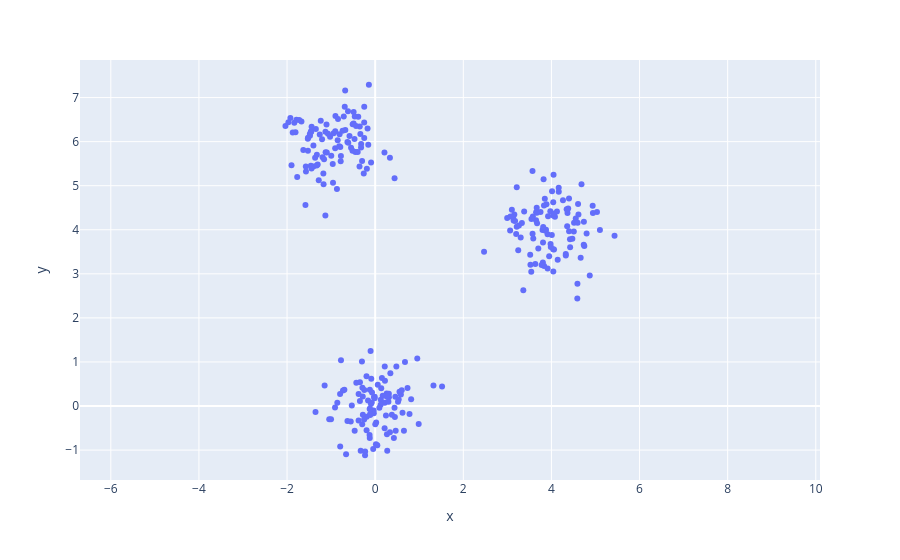

Source (notebook cell):
### Markdown cell above
### Special case of 0-dimensional Rips persistence

Note that in this setting, all vertices enter at $r=0$, so all connected components are born at 0. This means the only thing interesting about 0-dimensional Rips persistence is the distribution of death times.

### Code cell
P_clusters = gPC.Clusters(N = 300, centers = np.array([[0,0], [4,4], [-1,6]]), sd = .3)
fig = px.scatter(x=P_clusters[:,0],y=P_clusters[:,1])
fig.update_layout(yaxis_scaleanchor="x", yaxis_scaleratio=1)

### Figure 1 — Plotly figure (JSON) as saved in the notebook; plotly's stock layout.template omitted (floating-point values rounded to 4 significant figures; data arrays with more than 128 entries replaced by an {"elided": "..."} marker saying what was removed)
{"data": [{"hovertemplate": "x=%{x}<br>y=%{y}<extra></extra>", "legendgroup": "", "marker": {"color": "#636efa", "symbol": "circle"}, "mode": "markers", "name": "", "orientation": "v", "showlegend": false, "type": "scatter", "x": {"elided": "300 float values"}, "xaxis": "x", "y": {"elided": "300 float values"}, "yaxis": "y"}], "layout": {"legend": {"tracegroupgap": 0}, "margin": {"t": 60}, "xaxis": {"anchor": "y", "domain": [0, 1], "title": {"text": "x"}}, "yaxis": {"anchor": "x", "domain": [0, 1], "scaleanchor": "x", "scaleratio": 1, "title": {"text": "y"}}}}
